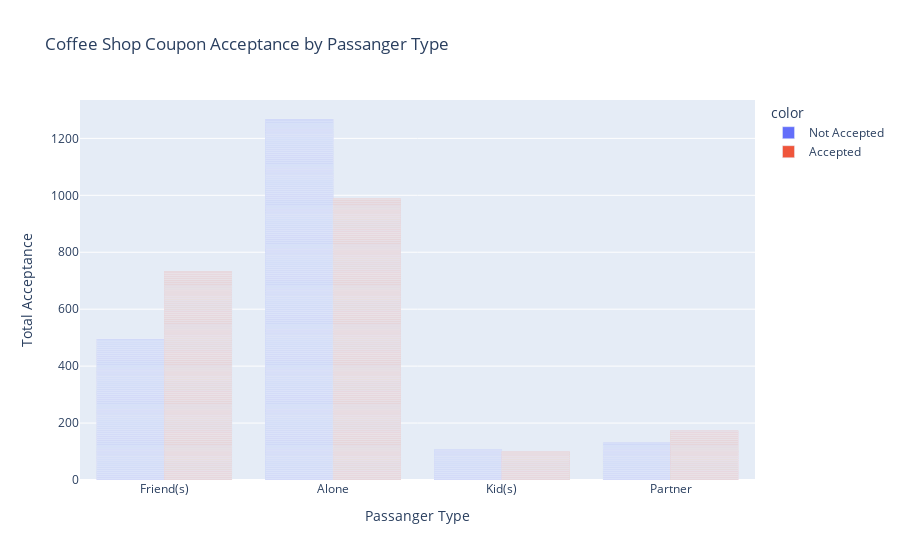

Notebook cell for this chart:
### Code cell
# Use bar plot to show accepted vs not accepted coupons for the passenger type
fig1 = px.bar(CS_coupons_df['passanger'], color=CS_coupons_df['coupon_accepted'], 
             title = 'Coffee Shop Coupon Acceptance by Passanger Type',
            labels={'value':'Passanger Type',
                   'count':'Total Acceptance'},
             barmode='group',
             height=400)
fig1.show()

### Figure 1 — Plotly figure (JSON) as saved in the notebook; plotly's stock layout.template omitted (floating-point values rounded to 4 significant figures; data arrays with more than 128 entries replaced by an {"elided": "..."} marker saying what was removed)
{"data": [{"alignmentgroup": "True", "hovertemplate": "color=Not Accepted<br>Passanger Type=%{x}<br>Total Acceptance=%{y}<extra></extra>", "legendgroup": "Not Accepted", "marker": {"color": "#636efa", "pattern": {"shape": ""}}, "name": "Not Accepted", "offsetgroup": "Not Accepted", "orientation": "v", "showlegend": true, "textposition": "auto", "type": "bar", "x": {"elided": "2001 str values"}, "xaxis": "x", "y": {"elided": "2001 int values"}, "yaxis": "y"}, {"alignmentgroup": "True", "hovertemplate": "color=Accepted<br>Passanger Type=%{x}<br>Total Acceptance=%{y}<extra></extra>", "legendgroup": "Accepted", "marker": {"color": "#EF553B", "pattern": {"shape": ""}}, "name": "Accepted", "offsetgroup": "Accepted", "orientation": "v", "showlegend": true, "textposition": "auto", "type": "bar", "x": {"elided": "1995 str values"}, "xaxis": "x", "y": {"elided": "1995 int values"}, "yaxis": "y"}], "layout": {"autosize": true, "barmode": "group", "legend": {"title": {"text": "color"}, "tracegroupgap": 0}, "title": {"text": "Coffee Shop Coupon Acceptance by Passanger Type"}, "xaxis": {"anchor": "y", "autorange": true, "domain": [0, 1], "range": [-0.5, 3.5], "title": {"text": "Passanger Type"}, "type": "category"}, "yaxis": {"anchor": "x", "autorange": true, "domain": [0, 1], "range": [0, 1335.0], "title": {"text": "Total Acceptance"}, "type": "linear"}}}
